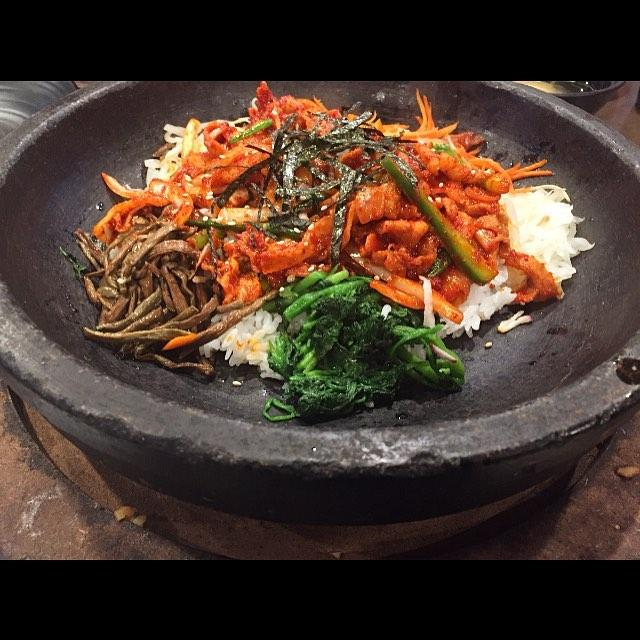
#> input picture ICP10/Image_Classification/data/test/bibimap/1.jpg, 640 x 640 px, found by its file name
$ jupyter execute sift.ipynb
#> lines starting #> are read from the running program, lines starting #| are printed output that depends on the picture
[cell 1]
from google.colab import drive
drive.mount('/content/gdrive')
folder = '/content/gdrive/My Drive/Colab Notebooks/CNN'

[cell 2]
import numpy as np
import cv2
from matplotlib import pyplot as plt

img1 = cv2.imread(folder + '/1.jpg',0)# queryImage
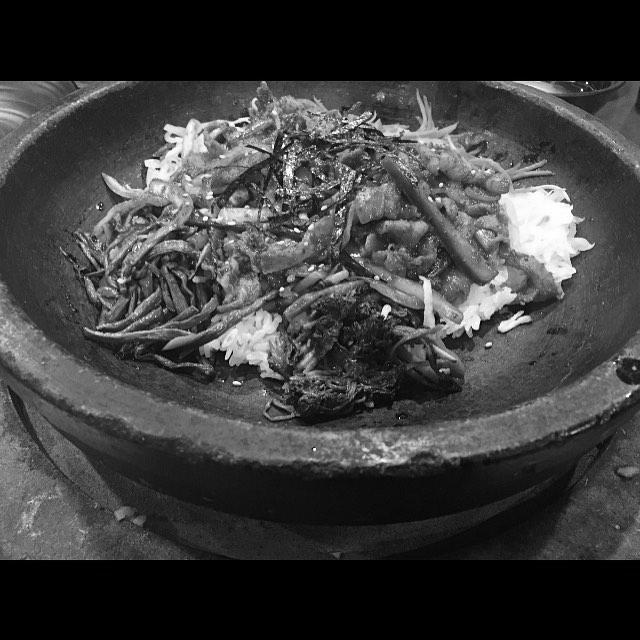
#> img1: shape (640, 640); min 0, max 255, mean 61.5
img2 = cv2.imread(folder+'/2.jpg',0) # trainImage
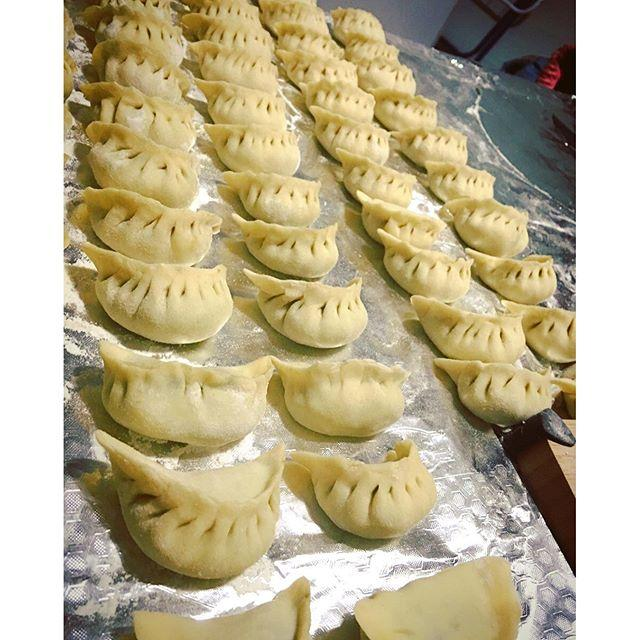
#> input picture ICP10/Image_Classification/data/test/jiaozi/2.jpg, 640 x 640 px, found by its file name
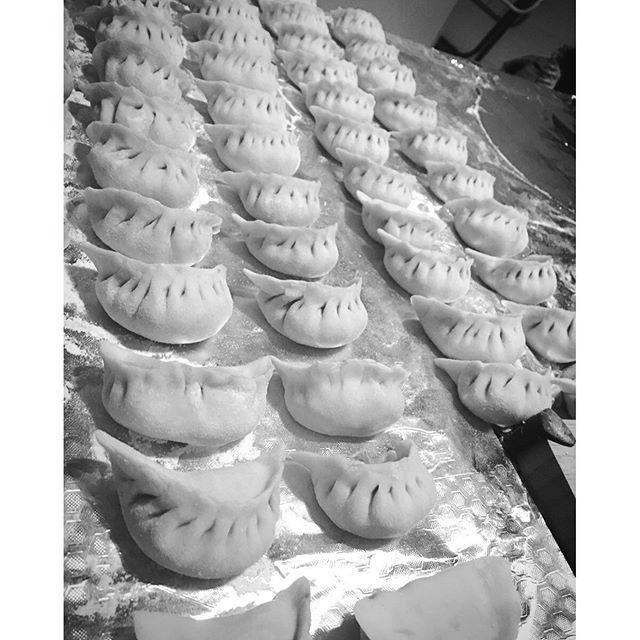
#> img2: shape (640, 640); min 0, max 255, mean 176.1


# Initiate SIFT detector
sift = cv2.xfeatures2d.SIFT_create()
plt.imshow(img1)
# find the keypoints and descriptors with SIFT
kp1, des1 = sift.detectAndCompute(img1,None)
#> kp1 = 2994 keypoints; strongest (x, y, size): (314, 449, 1.9), (282, 289, 2.7), (296, 230, 2.9), (441, 184, 2.6)
kp2, des2 = sift.detectAndCompute(img2,None)
#> kp2 = 2563 keypoints; strongest (x, y, size): (565, 406, 16.6), (573, 281, 3.8), (529, 455, 63.2), (574, 362, 2)

# BFMatcher with default params
bf = cv2.BFMatcher()
matches = bf.knnMatch(des1,des2, k=2)
#> matches = 2994 matches

# Apply ratio test
good = []
for m,n in matches:
    if m.distance < 0.75*n.distance:
        good.append([m])
#> after the loop, good = 13 matches


# [9 lines of commented-out code are left out]
img3 = cv2.drawMatchesKnn(img1,kp1,img2,kp2,matches,None,flags=2)
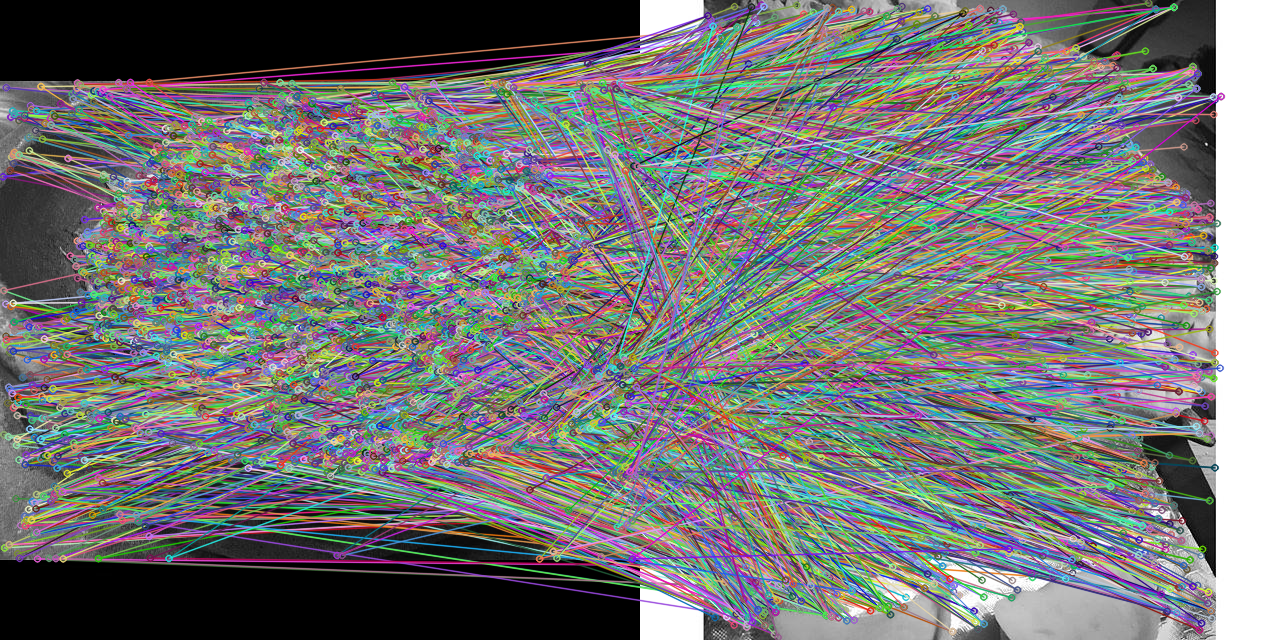
#> img3: shape (640, 1280, 3); mean of channels 0, 1, 2 117.8, 117.7, 117.6; drawn as B, G, R

plt.imshow(img3),plt.show()

[cell 3]
sift = cv2.xfeatures2d.SIFT_create()

# find the keypoints and descriptors with SIFT
kp1, des1 = sift.detectAndCompute(img1,None)
kp2, des2 = sift.detectAndCompute(img2,None)

# FLANN parameters
FLANN_INDEX_KDTREE = 0
index_params = dict(algorithm = FLANN_INDEX_KDTREE, trees = 5)
search_params = dict(checks=50)   # or pass empty dictionary

flann = cv2.FlannBasedMatcher(index_params,search_params)

matches = flann.knnMatch(des1,des2,k=2)

# Need to draw only good matches, so create a mask
matchesMask = [[0,0] for i in range(len(matches))]
#> matchesMask = 2994 pairs, first value 0 to 0, second value 0 to 0

# ratio test as per Lowe's paper
for i,(m,n) in enumerate(matches):
    if m.distance < 0.7*n.distance:
        matchesMask[i]=[1,0]
#> after the loop, matchesMask = 2994 pairs, first value 0 to 1, second value 0 to 0

draw_params = dict(matchColor = (0,255,0),
                   singlePointColor = (255,0,0),
                   matchesMask = matchesMask,
                   flags = 0)
#> draw_params = 4 items

img3 = cv2.drawMatchesKnn(img1,kp1,img2,kp2,matches,None,**draw_params)
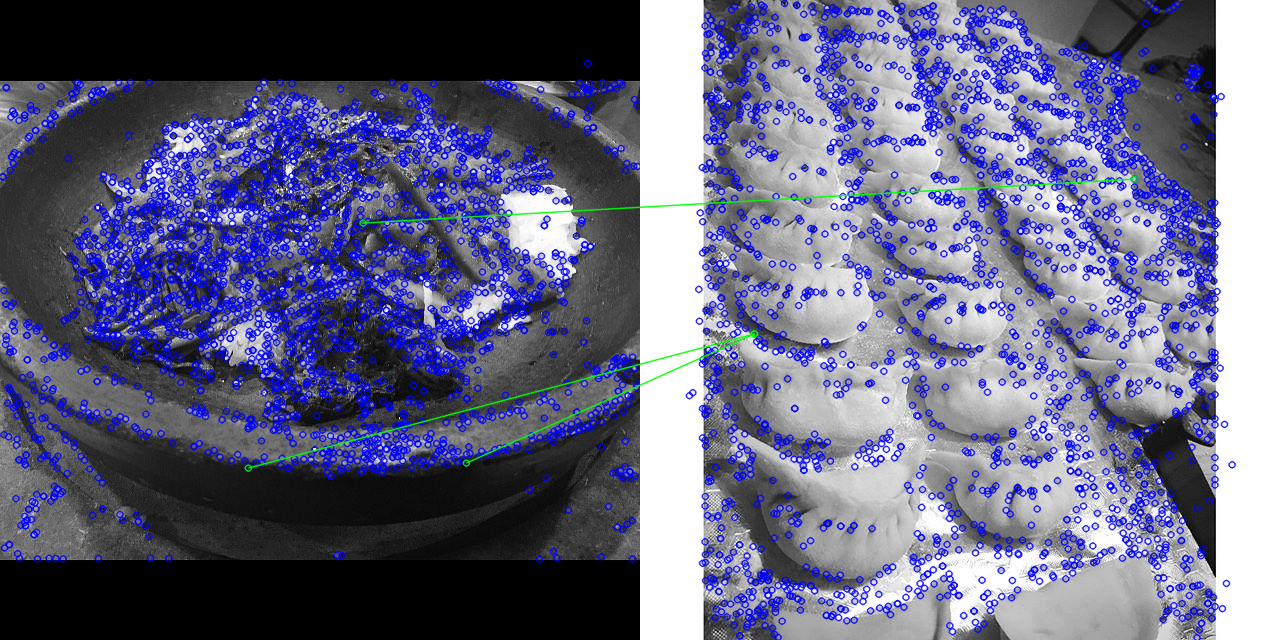
#> img3: shape (640, 1280, 3); mean of channels 0, 1, 2 133.5, 103.3, 102.6; drawn as B, G, R

plt.imshow(img3,),plt.show()
